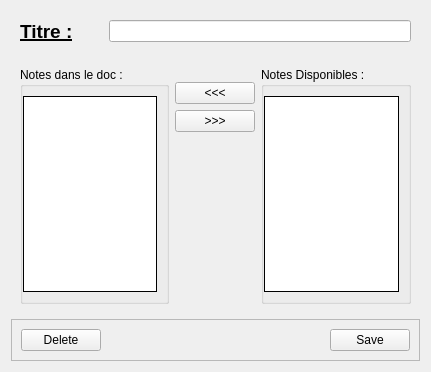
<?xml version="1.0" encoding="UTF-8"?>
<ui version="4.0">
 <class>Document_modif</class>
 <widget class="QWidget" name="Document_modif">
  <property name="geometry">
   <rect>
    <x>0</x>
    <y>0</y>
    <width>431</width>
    <height>372</height>
   </rect>
  </property>
  <property name="windowTitle">
   <string>Form</string>
  </property>
  <layout class="QVBoxLayout" name="verticalLayout_2">
   <item>
    <widget class="QFrame" name="frame">
     <property name="sizePolicy">
      <sizepolicy hsizetype="Preferred" vsizetype="Minimum">
       <horstretch>0</horstretch>
       <verstretch>0</verstretch>
      </sizepolicy>
     </property>
     <property name="frameShape">
      <enum>QFrame::NoFrame</enum>
     </property>
     <property name="frameShadow">
      <enum>QFrame::Plain</enum>
     </property>
     <layout class="QHBoxLayout" name="horizontalLayout">
      <item>
       <widget class="QLabel" name="title_label">
        <property name="font">
         <font>
          <pointsize>14</pointsize>
          <weight>75</weight>
          <bold>true</bold>
          <underline>true</underline>
         </font>
        </property>
        <property name="text">
         <string>Titre :</string>
        </property>
       </widget>
      </item>
      <item>
       <spacer name="horizontalSpacer_2">
        <property name="orientation">
         <enum>Qt::Horizontal</enum>
        </property>
        <property name="sizeType">
         <enum>QSizePolicy::Preferred</enum>
        </property>
        <property name="sizeHint" stdset="0">
         <size>
          <width>30</width>
          <height>20</height>
         </size>
        </property>
       </spacer>
      </item>
      <item>
       <widget class="QLineEdit" name="title_note"/>
      </item>
     </layout>
    </widget>
   </item>
   <item>
    <widget class="QFrame" name="frame_2">
     <property name="sizePolicy">
      <sizepolicy hsizetype="Preferred" vsizetype="MinimumExpanding">
       <horstretch>0</horstretch>
       <verstretch>0</verstretch>
      </sizepolicy>
     </property>
     <property name="frameShape">
      <enum>QFrame::NoFrame</enum>
     </property>
     <property name="frameShadow">
      <enum>QFrame::Raised</enum>
     </property>
     <layout class="QHBoxLayout" name="horizontalLayout_3">
      <item>
       <widget class="QGroupBox" name="groupBox">
        <property name="title">
         <string>Notes dans le doc :</string>
        </property>
        <property name="alignment">
         <set>Qt::AlignLeading|Qt::AlignLeft|Qt::AlignTop</set>
        </property>
        <property name="flat">
         <bool>false</bool>
        </property>
        <property name="checkable">
         <bool>false</bool>
        </property>
        <layout class="QVBoxLayout" name="verticalLayout_3">
         <property name="spacing">
          <number>0</number>
         </property>
         <property name="leftMargin">
          <number>0</number>
         </property>
         <item>
          <widget class="QListWidget" name="contained_notes">
           <property name="frameShape">
            <enum>QFrame::Box</enum>
           </property>
           <property name="frameShadow">
            <enum>QFrame::Plain</enum>
           </property>
          </widget>
         </item>
        </layout>
       </widget>
      </item>
      <item>
       <widget class="QFrame" name="frame_4">
        <property name="frameShape">
         <enum>QFrame::NoFrame</enum>
        </property>
        <property name="frameShadow">
         <enum>QFrame::Raised</enum>
        </property>
        <layout class="QVBoxLayout" name="verticalLayout">
         <property name="leftMargin">
          <number>0</number>
         </property>
         <property name="topMargin">
          <number>15</number>
         </property>
         <property name="rightMargin">
          <number>0</number>
         </property>
         <item>
          <widget class="QPushButton" name="add_button">
           <property name="text">
            <string>&lt;&lt;&lt;</string>
           </property>
          </widget>
         </item>
         <item>
          <widget class="QPushButton" name="remove_button">
           <property name="text">
            <string>&gt;&gt;&gt;</string>
           </property>
          </widget>
         </item>
         <item>
          <spacer name="verticalSpacer">
           <property name="orientation">
            <enum>Qt::Vertical</enum>
           </property>
           <property name="sizeHint" stdset="0">
            <size>
             <width>20</width>
             <height>40</height>
            </size>
           </property>
          </spacer>
         </item>
        </layout>
       </widget>
      </item>
      <item>
       <widget class="QGroupBox" name="groupBox_2">
        <property name="title">
         <string>Notes Disponibles :</string>
        </property>
        <layout class="QVBoxLayout" name="verticalLayout_4">
         <property name="leftMargin">
          <number>0</number>
         </property>
         <item>
          <widget class="QListWidget" name="other_notes">
           <property name="frameShape">
            <enum>QFrame::Box</enum>
           </property>
           <property name="frameShadow">
            <enum>QFrame::Plain</enum>
           </property>
          </widget>
         </item>
        </layout>
       </widget>
      </item>
     </layout>
    </widget>
   </item>
   <item>
    <widget class="QFrame" name="frame_3">
     <property name="frameShape">
      <enum>QFrame::StyledPanel</enum>
     </property>
     <property name="frameShadow">
      <enum>QFrame::Raised</enum>
     </property>
     <layout class="QHBoxLayout" name="horizontalLayout_2">
      <item>
       <widget class="QPushButton" name="delete_button">
        <property name="text">
         <string>Delete</string>
        </property>
       </widget>
      </item>
      <item>
       <spacer name="horizontalSpacer">
        <property name="orientation">
         <enum>Qt::Horizontal</enum>
        </property>
        <property name="sizeHint" stdset="0">
         <size>
          <width>40</width>
          <height>20</height>
         </size>
        </property>
       </spacer>
      </item>
      <item>
       <widget class="QPushButton" name="save_button">
        <property name="text">
         <string>Save</string>
        </property>
       </widget>
      </item>
     </layout>
    </widget>
   </item>
  </layout>
 </widget>
 <resources/>
 <connections/>
</ui>
